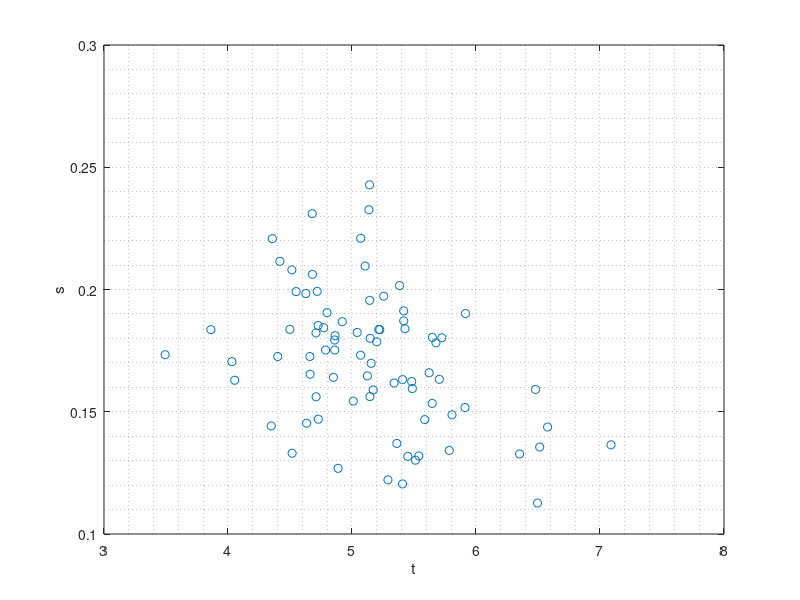

The MATLAB source for this figure:
M=10;
d01=zeros(1,80);d02=zeros(1,80);
for k = 1 : 80
    A=rand(M);
    A=A/norm(A);
    %A=load("Matrix.mat","A").A;
    
    [D,V]=eig(A);
    [U,S,T]=svd(A);
    
    Eigens=zeros([5,1]);SVs=zeros([5,1]);
    for i=1 : M
        Eigens(i)=abs(V(i,i));
        SVs(i)=S(i,i);
    end
    Eigens=sort(Eigens);
    SVs=sort(SVs);
    
    d02(k)=norm(Eigens-SVs);
    d01(k)=norm(A+A')/norm(A-A');
end

plot(d01,d02,'o');
grid minor
xlabel('t');ylabel('s');